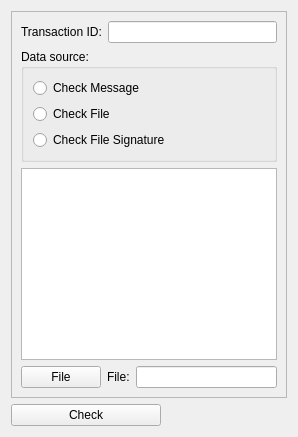
     <widget class="QWidget" name="checkTab">
      <attribute name="title">
       <string>Check</string>
      </attribute>
      <layout class="QVBoxLayout" name="verticalLayout_14">
       <item>
        <widget class="QFrame" name="checkFrame">
         <property name="frameShape">
          <enum>QFrame::StyledPanel</enum>
         </property>
         <property name="frameShadow">
          <enum>QFrame::Raised</enum>
         </property>
         <layout class="QVBoxLayout" name="verticalLayout_19">
          <item>
           <layout class="QHBoxLayout" name="horizontalLayout">
            <item>
             <widget class="QLabel" name="checkLabel">
              <property name="text">
               <string>Transaction ID:</string>
              </property>
             </widget>
            </item>
            <item>
             <widget class="QLineEdit" name="checkLineEdit"/>
            </item>
           </layout>
          </item>
          <item>
           <layout class="QHBoxLayout" name="horizontalLayout_12">
            <item>
             <layout class="QVBoxLayout" name="verticalLayout_15">
              <item>
               <widget class="QGroupBox" name="dataSrcCheckGroupBox">
                <property name="title">
                 <string>Data source:</string>
                </property>
                <layout class="QVBoxLayout" name="verticalLayout_16">
                 <item>
                  <widget class="QRadioButton" name="checkMessageRadioButton">
                   <property name="text">
                    <string>Check Message</string>
                   </property>
                   <property name="icon">
                    <iconset resource="../bitcoin.qrc">
                     <normaloff>:/icons/transaction_confirmed</normaloff>:/icons/transaction_confirmed</iconset>
                   </property>
                  </widget>
                 </item>
                 <item>
                  <widget class="QRadioButton" name="checkFileRadioButton">
                   <property name="text">
                    <string>Check File</string>
                   </property>
                   <property name="icon">
                    <iconset resource="../bitcoin.qrc">
                     <normaloff>:/icons/transaction_confirmed</normaloff>:/icons/transaction_confirmed</iconset>
                   </property>
                  </widget>
                 </item>
                 <item>
                  <widget class="QRadioButton" name="checkFileHashRadioButton">
                   <property name="text">
                    <string>Check File Signature</string>
                   </property>
                   <property name="icon">
                    <iconset resource="../bitcoin.qrc">
                     <normaloff>:/icons/transaction_confirmed</normaloff>:/icons/transaction_confirmed</iconset>
                   </property>
                  </widget>
                 </item>
                </layout>
               </widget>
              </item>
             </layout>
            </item>
           </layout>
          </item>
          <item>
           <widget class="QTextEdit" name="checkTextEdit">
            <property name="minimumSize">
             <size>
              <width>0</width>
              <height>0</height>
             </size>
            </property>
           </widget>
          </item>
          <item>
           <layout class="QHBoxLayout" name="horizontalLayout_13">
            <item>
             <layout class="QVBoxLayout" name="verticalLayout_17">
              <item>
               <widget class="QPushButton" name="fileCheckButton">
                <property name="text">
                 <string>File</string>
                </property>
                <property name="icon">
                 <iconset resource="../bitcoin.qrc">
                  <normaloff>:/icons/open</normaloff>:/icons/open</iconset>
                </property>
               </widget>
              </item>
             </layout>
            </item>
            <item>
             <layout class="QVBoxLayout" name="verticalLayout_18">
              <item>
               <layout class="QHBoxLayout" name="horizontalLayout_14">
                <item>
                 <widget class="QLabel" name="fileCheckLabel">
                  <property name="text">
                   <string>File:</string>
                  </property>
                 </widget>
                </item>
                <item>
                 <widget class="QLineEdit" name="fileCheckEdit"/>
                </item>
               </layout>
              </item>
             </layout>
            </item>
           </layout>
          </item>
         </layout>
        </widget>
       </item>
       <item>
        <spacer name="verticalSpacer_4">
         <property name="orientation">
          <enum>Qt::Vertical</enum>
         </property>
         <property name="sizeHint" stdset="0">
          <size>
           <width>0</width>
           <height>0</height>
          </size>
         </property>
        </spacer>
       </item>
       <item>
        <layout class="QHBoxLayout" name="horizontalLayout_2">
         <item>
          <widget class="QPushButton" name="checkButton">
           <property name="minimumSize">
            <size>
             <width>150</width>
             <height>0</height>
            </size>
           </property>
           <property name="text">
            <string>Check</string>
           </property>
           <property name="icon">
            <iconset resource="../bitcoin.qrc">
             <normaloff>:/icons/transaction_confirmed</normaloff>:/icons/transaction_confirmed</iconset>
           </property>
          </widget>
         </item>
         <item>
          <spacer name="horizontalSpacer">
           <property name="orientation">
            <enum>Qt::Horizontal</enum>
           </property>
           <property name="sizeHint" stdset="0">
            <size>
             <width>40</width>
             <height>20</height>
            </size>
           </property>
          </spacer>
         </item>
        </layout>
       </item>
      </layout>
     </widget>
